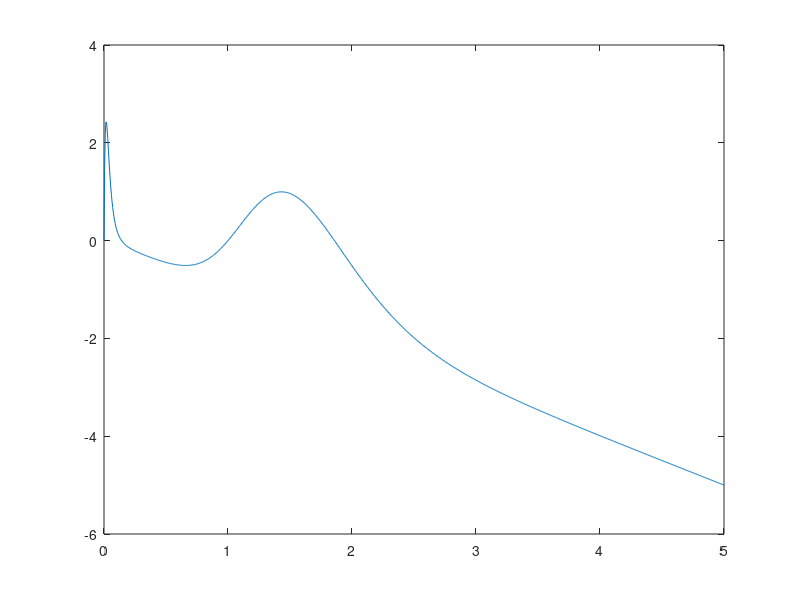
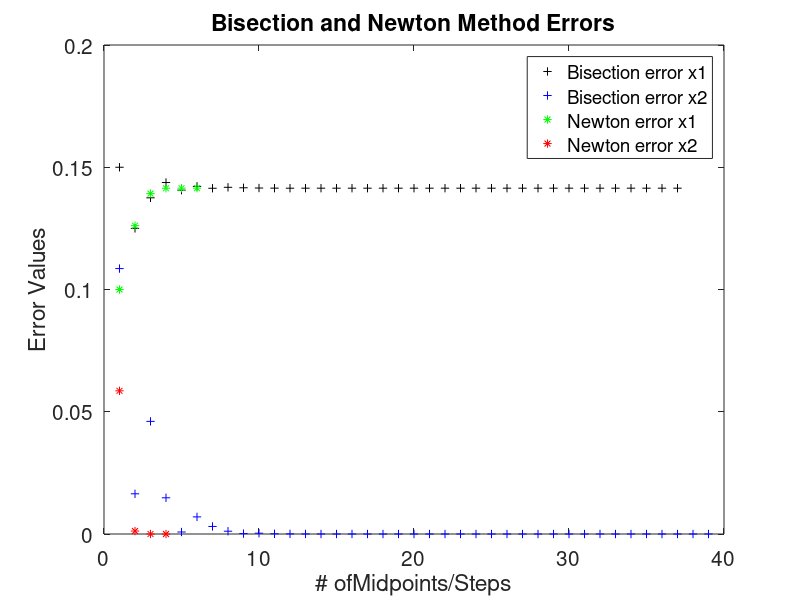
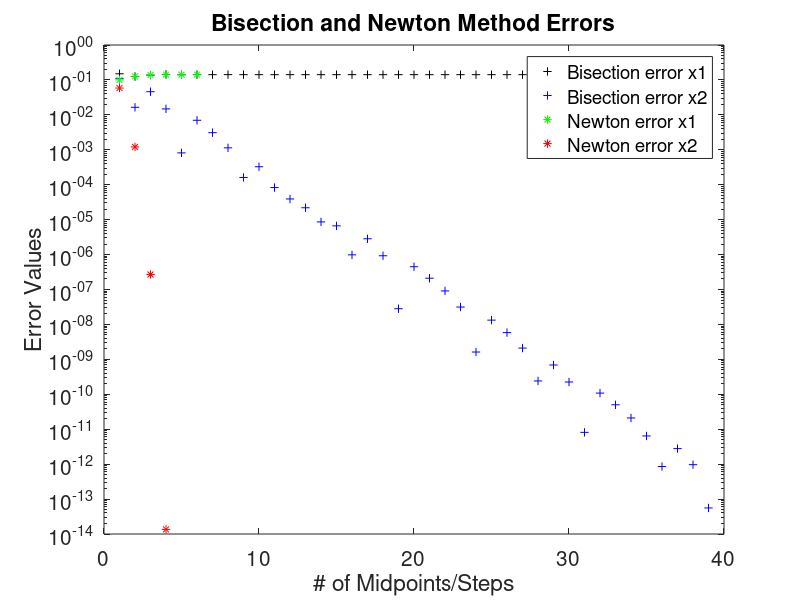
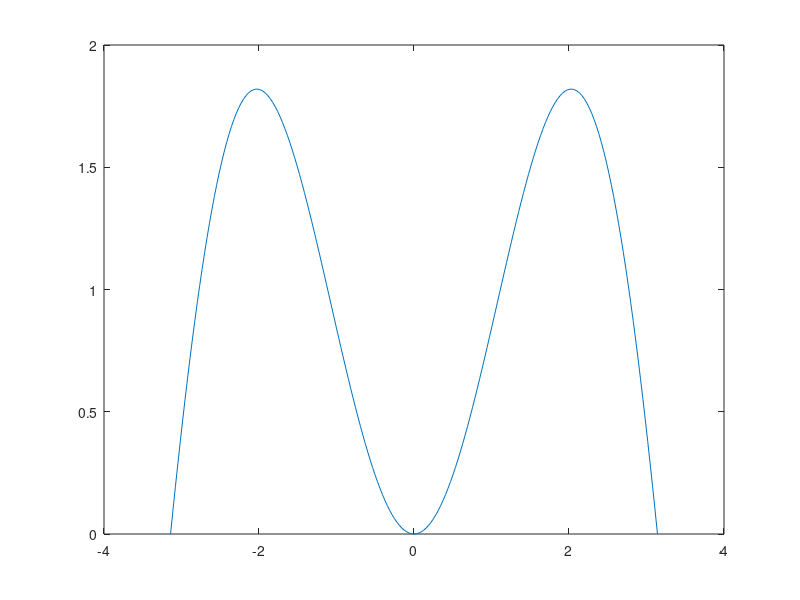

These charts were generated, in order, by the following MATLAB code:
clear all; close all; clc;
%% Problem 1
% part a - root finding problem
f = @(x)  x.*exp(6 - 3*x.*(1+exp(3*(1-x)))) - x;
x = linspace(0,5,1000);
y = f(x);
% part b - plot function
plot(x, y);
hold on;
saveas(gcf, 'parta.jpg');
hold off;
% part c - exact solution for x1 using fzero and guess
x1 = fzero(f,0.2);
% part d - exact solution for x2 
x2 = fzero(f,2);

% Bisection method for x1
% part e - interval for x1 [0.1,0.2]
left = 0.1;
right = 0.2;
% part f - root for x1, tolerance 10^-12, vector of midpoints and errors
tol = 10^(-12);
v1_Bisection_midpoints = [];
v1_Bisection_errors = [];
for k = 1:1000
    mid = (left + right)/2;
    f_mid = f(mid);
    v1_Bisection_midpoints = [v1_Bisection_midpoints mid];
    v1_Bisection_errors = [v1_Bisection_errors abs(x1 - mid)];
    if abs(f_mid) < tol
        disp('Using bisection, x1 root = ')
        disp(mid)
        break;
    elseif f_mid*f(left) < 0
        right = mid;
    elseif f_mid*f(right) < 0
        left = mid;
    else 
        disp('zero not found')
        break
    end
end

% Bisection method for x2
% part e - interval for x2 [1.5,2]
left = 1.5;
right = 2;
% part f - root for x1, tolerance 10^-12, vector of midpoints and errors
v2_Bisection_midpoints = [];
v2_Bisection_errors = [];
for k = 1:1000
    mid = (left + right)/2;
    f_mid = f(mid);
    v2_Bisection_midpoints = [v2_Bisection_midpoints mid];
    v2_Bisection_errors = [v2_Bisection_errors abs(x2 - mid)];
    if abs(f_mid) < tol
        disp('Using bisection, x2 root = ')
        disp(mid)
        break;
    elseif f_mid*f(left) < 0
        right = mid;
    elseif f_mid*f(right) < 0
        left = mid;
    else 
        disp('zero not found')
        break
    end
end    

% part h - Find root for x1 using Newton's method, vector of guesses and errors
f_dev = @(x) exp(6-3*x.*(exp(3*(1-x))+1)).*x.*(9*exp(3.*(1-x)).*x-3*(exp(3.*(1-x))+1))+exp(6-3.*x.*(exp(3.*(1-x))+1))-1;
tol = 10^(-12);
% part g - Initial guess for x1
x = 0.1;
v1_Newton_guesses = [x];
v1_Newton_errors = [abs(x1-x)];
for k = 1:60
    x = x - (f(x)/f_dev(x));
    v1_Newton_guesses = [v1_Newton_guesses x];
    v1_Newton_errors = [v1_Newton_errors abs(x1 - x)];
    if abs(f(x)) < tol
       disp('Using Newton, x1 root = ')
       disp(x)
       break;
    end  
end

% part h - Find root for x2 using Newton's method, vector of guesses and errors
% part g - initial guess for x2
x = 1.8;
v2_Newton_guesses = [x];
v2_Newton_errors = [abs(x2-x)];
for k = 1:60
    x = x - (f(x)/f_dev(x));
    v2_Newton_guesses = [v2_Newton_guesses x];
    v2_Newton_errors = [v2_Newton_errors abs(x2 - x)];
    if abs(f(x)) < tol
       disp('Using Newton, x2 root = ')
       disp(x)
       break;
    end  
end
    
% part i - plot error vectors from bisection method vs # midpoints 
% plot bisection x1 with black +
midpoints1 = [1:length(v1_Bisection_midpoints)];
plot(midpoints1, v1_Bisection_errors, 'k+');
hold on;
% plot bisection x2 with blue +
midpoints2 = [1:length(v2_Bisection_midpoints)];
plot(midpoints2, v2_Bisection_errors, 'b+');

% part j - plot error vectors from Newton's method vs # of steps
% plot newton x1 with green *
plot((1:length(v1_Newton_guesses)), v1_Newton_errors, 'g*');
% plot newton x2 with red *
plot((1:length(v2_Newton_guesses)), v2_Newton_errors, 'r*');

% part k - legend
legend('Bisection error x1', 'Bisection error x2', 'Newton error x1', 'Newton error x2', 'Location', 'Best');

% part l & m - Title, axis labels, fontsize 15
title('Bisection and Newton Method Errors', 'Fontsize', [15]);
xlabel('# ofMidpoints/Steps');
ylabel('Error Values');
set(gca, 'Fontsize', [15]);
saveas(gcf, 'BisectionAndNewton.jpg');

%% Problem 2
hold off;
semilogy(midpoints1, v1_Bisection_errors, 'k+');
hold on;
semilogy(midpoints2, v2_Bisection_errors, 'b+');
semilogy((1:length(v1_Newton_guesses)), v1_Newton_errors, 'g*');
semilogy((1:length(v2_Newton_guesses)), v2_Newton_errors, 'r*');
title('Bisection and Newton Method Errors', 'Fontsize', [15]);
xlabel('# of Midpoints/Steps');
ylabel('Error Values');
legend('Bisection error x1', 'Bisection error x2', 'Newton error x1', 'Newton error x2', 'Location', 'Best');
set(gca, 'Fontsize', [15]);
saveas(gcf, 'BisectionAndNewtonLogScale.jpg');
hold off;
%% Problem 3
f = @(x) x.*sin(x);
f_der = @(x) (sin(x) + x.*cos(x));
tol = 10^(-10);
% part a - Newton's method with initial guess 1.8
x = 1.8;
for k = 1:50
    x = x - (f(x)/f_der(x));
    if abs(f(x)) < tol
        disp('guess 1.8, error = ')
        error1 = abs(x - 0);
        disp(error1)
        break;
    end
end

% part b - Newton's method for initial guess 1.9
x = 1.9;
for k = 1:50
    x = x - (f(x)/f_der(x));
    if abs(f(x)) < tol
        disp('guess 1.9, error = ')
        error2 = abs(x - 0);
        disp(error2)
        break;
    end
end
x = -pi:pi/100:pi;
y = x.*sin(x);
plot(x, y);
hold on;
saveas(gcf, 'xsinx.jpg');
    